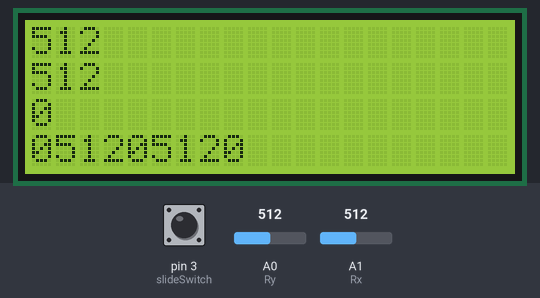
This sketch was run on a simulated Arduino Uno, built with avr-gcc and run on an emulated ATmega328P. On the bench: 20×4 character LCD. The inputs (shaded band) are chosen by the test bench; at power-on: A0 (Ry) = 512, A1 (Rx) = 512, pin 3 (slideSwitch) LOW. No radio packets arrive unless stated.

Above: at 1.2 s.
1.3 s: A0 (Ry) set to 716
At 2.7 s:
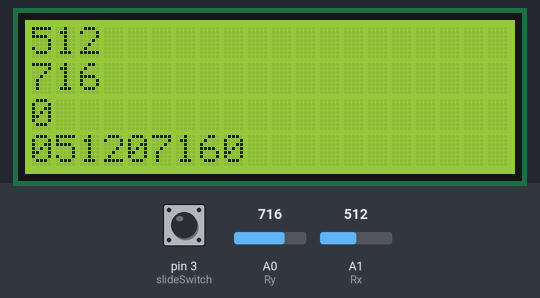
3.0 s: A1 (Rx) set to 716
At 4.1 s:
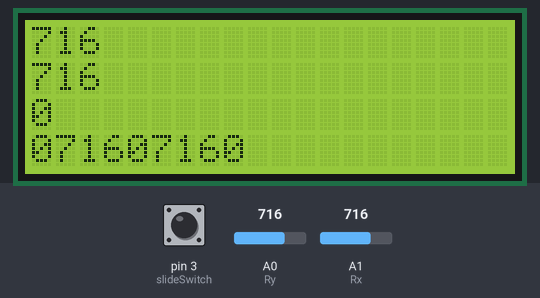
4.8 s: pin 3 (slideSwitch) pulled HIGH for 1 s
At 5.8 s:
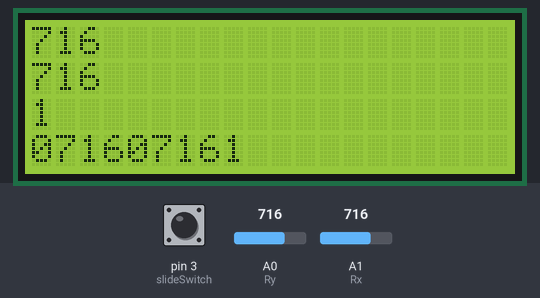
7.5 s: A0 (Ry) set to 900
At 9.0 s:
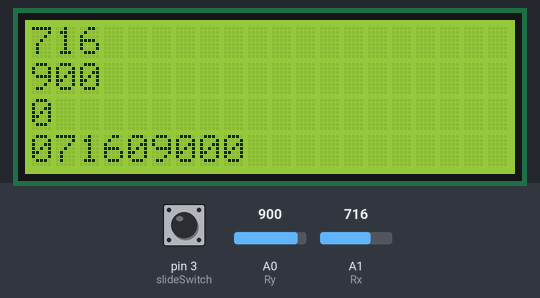
9.3 s: A1 (Rx) set to 900
At 10.3 s:
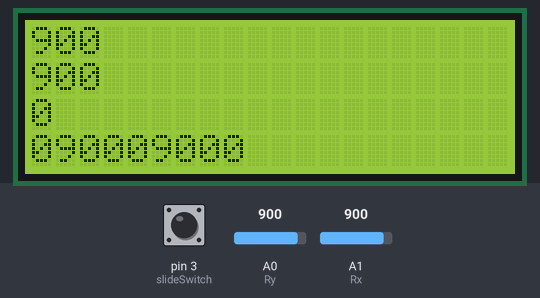
11.1 s: pin 3 (slideSwitch) pulled HIGH for 1 s
At 12.1 s:
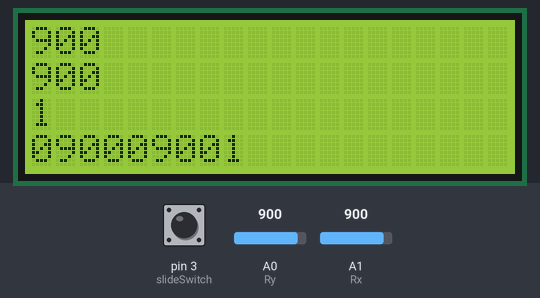
Timing chart, 0 to 14.1 s (numbered marks = the images above; inputs shaded):
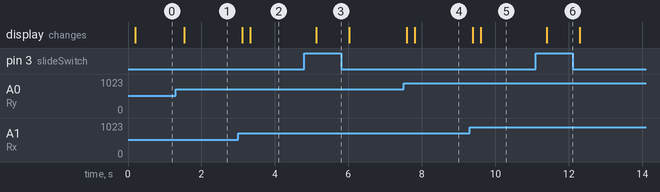

Measured:
- after the input at 1.3 s, the display: changes after 0.24 s (image 1)
- after the input at 3.0 s, the display: first changes after 0.11 s (image 2 shows a later state)
- after the input at 4.8 s, the display: changes after 0.32 s (image 3)
- after the input at 7.5 s, the display: first changes after 0.09 s (image 4 shows a later state)
- after the input at 9.3 s, the display: first changes after 0.08 s (image 5 shows a later state)
- after the input at 11.1 s, the display: changes after 0.30 s (image 6)

The sketch:

Joystick_and_Switch_Send_String.ino
```cpp
//load libraries
#include <Wire.h>
#include <LCD.h>
#include <LiquidCrystal_I2C.h>
#include <SPI.h>
#include <nRF24L01.h>
#include <RF24.h>

//Define variables
#define I2C_ADDR          0x27        //Define I2C Address where the PCF8574A is
#define BACKLIGHT_PIN      3
#define En_pin             2
#define Rw_pin             1
#define Rs_pin             0
#define D4_pin             4
#define D5_pin             5
#define D6_pin             6
#define D7_pin             7

//Initialise the LCD
LiquidCrystal_I2C      lcd(I2C_ADDR, En_pin,Rw_pin,Rs_pin,D4_pin,D5_pin,D6_pin,D7_pin);

//Initialise radio communication
RF24 radio(9, 8); // CE, CSN
const byte addresses[][6] = {"00001", "00002"};

//int message = 0;

int Rx = A1;
int Ry = A0;
char slideSwitch = 3;

int RxStatus;
int RyStatus;
int RxStatus1;
int RyStatus1;
int RxStatus2;
int RyStatus2;
int RxStatus3;
int RyStatus3;

int switchState;
int switchState1;
int switchState2;
int switchState3;

char RxString [5];
char RyString [5];
char switchString [2];
char message [10];


void setup()
  {
  //Define the LCD as 20 columns by 4 lines
  lcd.begin (20,4);

  //Switch on the backlight
  lcd.setBacklightPin(BACKLIGHT_PIN,POSITIVE);
  lcd.setBacklight(HIGH);

  radio.begin();
  radio.openWritingPipe(addresses[0]);            // 00001
  radio.openReadingPipe(1, addresses[1]); // 00002
  radio.setPALevel(RF24_PA_MIN);

  pinMode(Rx, INPUT);
  pinMode(Ry, INPUT);
  pinMode(slideSwitch, INPUT);

  Serial.begin(9600);
  }

void loop()
  {
  memset(message, '\0', sizeof(message));
  switchState1 = digitalRead(slideSwitch);
  RxStatus1 = analogRead(Rx);
  RyStatus1 = analogRead(Ry);
  delay(50);

  switchState2 = digitalRead(slideSwitch);
  RxStatus2 = analogRead(Rx);
  RyStatus2 = analogRead(Ry);
  delay(50);

  switchState3 = digitalRead(slideSwitch);
  RxStatus3 = analogRead(Rx);
  RyStatus3 = analogRead(Ry);

  RxStatus = (RxStatus1 + RxStatus2 + RxStatus3) / 3;
  RyStatus = (RyStatus1 + RyStatus2 + RyStatus3) / 3;
  switchState = (switchState1 + switchState2 + switchState3) / 3;

  sprintf(RxString, "%04d", RxStatus);
  sprintf(RyString, "%04d", RyStatus);
  sprintf(switchString, "%01d", switchState);

  strcat(message, RxString);
  strcat(message, RyString);
  strcat(message, switchString);

  lcd.clear();

  lcd.setCursor(0,0);
  lcd.print(RxStatus);

  lcd.setCursor(0,1);
  lcd.print(RyStatus);

  lcd.setCursor(0,2);
  lcd.print(switchState, BIN);

  lcd.setCursor(0,3);
  lcd.print(message);

  radio.stopListening();
  int message = 1234;
  radio.write(&message, sizeof(message));                  //Send data

  delay(100);
  radio.startListening();
  if (radio.available())
    {
    while (radio.available())
      {
      radio.read(&message, sizeof(message));            //Store received data
      }

    }

  }
```
